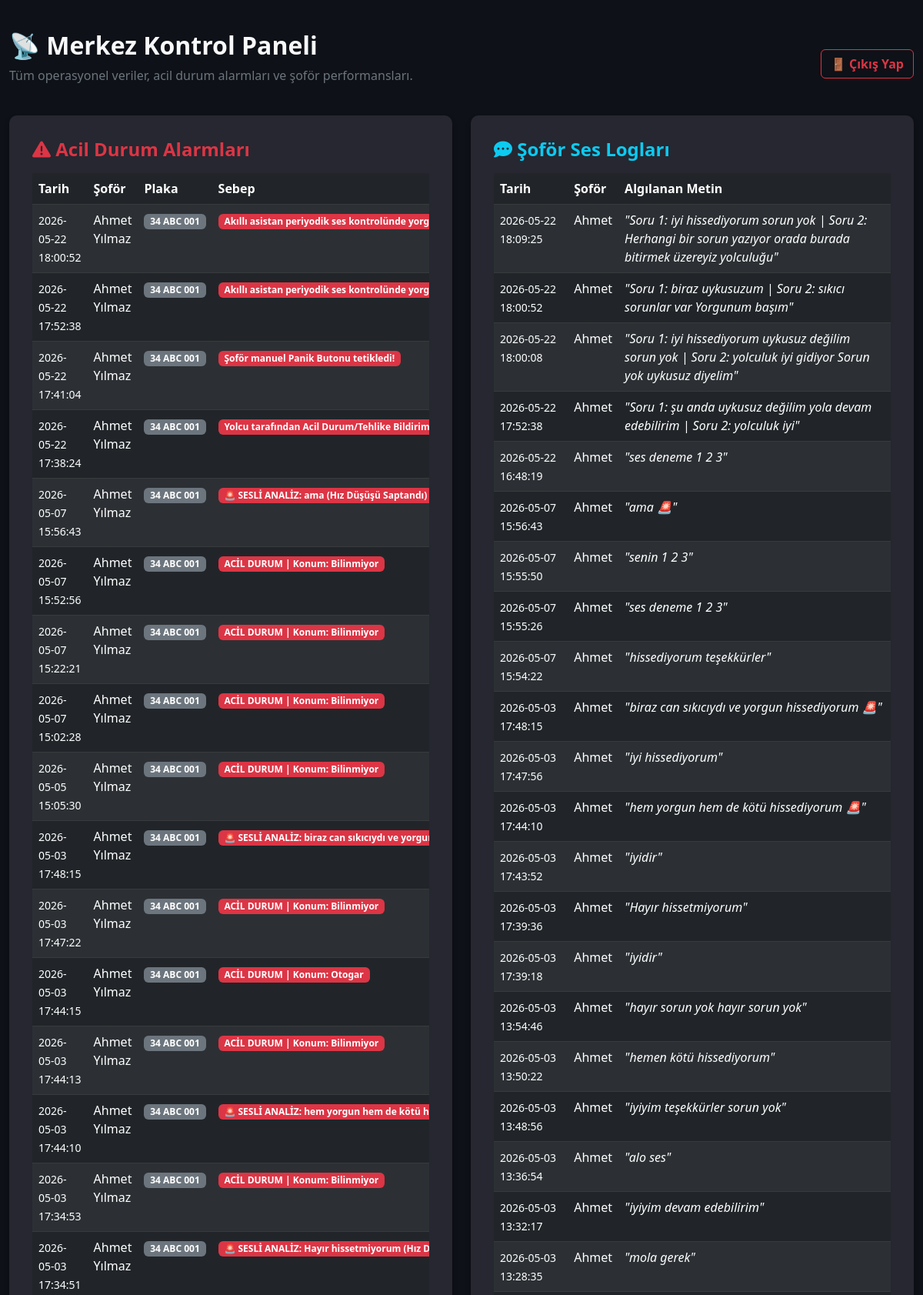
The page /admin (upper part) on the database its author committed.
### app/models.py (models this page shows, shortened)
class Alarm(db.Model):
    __tablename__ = 'alarmlar'
    alarm_id: Mapped[int] = mapped_column(primary_key=True, autoincrement=True)
    sofor_id: Mapped[int] = mapped_column(ForeignKey('soforler.id'), nullable=False)
    tarih_saat: Mapped[str] = mapped_column(String(50), nullable=False, default=lambda: datetime.now().strftime("%Y-%m-%d %H:%M:%S"))
    durum_bilgi: Mapped[Optional[str]] = mapped_column(Text)
    alarm_tipi: Mapped[str] = mapped_column(String(50), nullable=False)
    sofor: Mapped["Sofor"] = relationship(back_populates="alarmlar")

class Sofor(UserMixin, db.Model):
    __tablename__ = 'soforler'
    id: Mapped[int] = mapped_column(primary_key=True, autoincrement=True)
    ad: Mapped[str] = mapped_column(String(100), nullable=False)
    soyad: Mapped[str] = mapped_column(String(100), nullable=False)
    kullanici_adi: Mapped[str] = mapped_column(String(100), nullable=False, unique=True)
    arac_plaka: Mapped[str] = mapped_column(String(50), nullable=False, unique=True)
    sifre_hash: Mapped[str] = mapped_column(String(255), nullable=False)
    sifre_plain: Mapped[Optional[str]] = mapped_column(String(255))
    alarmlar: Mapped[List["Alarm"]] = relationship(back_populates="sofor")
    ses_loglari: Mapped[List["SesLog"]] = relationship(back_populates="sofor")
    vardiya_kayitlari: Mapped[List["VardiyaSesKaydi"]] = relationship(back_populates="sofor")
    yorumlar: Mapped[List["YolcuYorum"]] = relationship(back_populates="sofor")
    konum: Mapped[Optional["AracKonum"]] = relationship(back_populates="sofor", uselist=False)

class SesLog(db.Model):
    __tablename__ = 'ses_loglari'
    log_id: Mapped[int] = mapped_column(primary_key=True, autoincrement=True)
    sofor_id: Mapped[int] = mapped_column(ForeignKey('soforler.id'), nullable=False)
    tarih_saat: Mapped[str] = mapped_column(String(50), nullable=False, default=lambda: datetime.now().strftime("%Y-%m-%d %H:%M:%S"))
    metin: Mapped[str] = mapped_column(Text, nullable=False)
    sofor: Mapped["Sofor"] = relationship(back_populates="ses_loglari")

### app/admin/routes.py (the view)
@bp.route('/admin')
def admin_panel():
    alarmlar = db.session.scalars(db.select(Alarm).order_by(Alarm.alarm_id.desc())).all()
    loglar = db.session.scalars(db.select(SesLog).order_by(SesLog.log_id.desc())).all()
    yorumlar = db.session.scalars(db.select(YolcuYorum).order_by(YolcuYorum.id.desc())).all()
    vardiya_kayitlari = db.session.scalars(db.select(VardiyaSesKaydi).order_by(VardiyaSesKaydi.id.desc())).all()
    return render_template('admin.html', title='Merkez Yönetim', alarmlar=alarmlar, loglar=loglar, yorumlar=yorumlar, vardiya_kayitlari=vardiya_kayitlari)

### app/templates/admin.html (shortened to what this page needs)
{% extends "base.html" %}
{% block content %}
<div class="row align-items-center mb-4 mt-3">
    <div class="col-md-9">
        <h2 class="fw-bold text-light">📡 Merkez Kontrol Paneli</h2>
        <p class="text-secondary">Tüm operasyonel veriler, acil durum alarmları ve şoför performansları.</p>
    </div>
    <div class="col-md-3 text-end">
        <a href="{{ url_for('auth.logout') }}" class="btn btn-outline-danger fw-bold">🚪 Çıkış Yap</a>
    </div>
</div>
<div class="row">
    <div class="col-md-6 mb-4">
        <div class="streamlit-container h-100 mt-0">
            <h4 class="text-danger fw-bold mb-3"><i class="fa-solid fa-triangle-exclamation"></i> Acil Durum Alarmları</h4>
            <div class="table-responsive">
                <table class="table table-dark table-hover table-striped">
                    <thead>
                        <tr>
                            <th>Tarih</th>
                            <th>Şoför</th>
                            <th>Plaka</th>
                            <th>Sebep</th>
                        </tr>
                    </thead>
                    <tbody>
                        {% for a in alarmlar %}
                        <tr>
                            <td><small>{{ a.tarih_saat }}</small></td>
                            <td>{{ a.sofor.ad }} {{ a.sofor.soyad }}</td>
                            <td><span class="badge bg-secondary">{{ a.sofor.arac_plaka }}</span></td>
                            <td><span class="badge bg-danger">{{ a.durum_bilgi }}</span></td>
                        </tr>
                        {% else %}
                        <tr><td colspan="4" class="text-center text-muted">Kayıtlı alarm bulunmuyor.</td></tr>
                        {% endfor %}
                    </tbody>
                </table>
            </div>
        </div>
    </div>
    <div class="col-md-6 mb-4">
        <div class="streamlit-container h-100 mt-0">
            <h4 class="text-info fw-bold mb-3"><i class="fa-solid fa-comment-dots"></i> Şoför Ses Logları</h4>
            <div class="table-responsive">
                <table class="table table-dark table-hover table-striped">
                    <thead>
                        <tr>
                            <th>Tarih</th>
                            <th>Şoför</th>
                            <th>Algılanan Metin</th>
                        </tr>
                    </thead>
                    <tbody>
                        {% for l in loglar %}
                        <tr>
                            <td><small>{{ l.tarih_saat }}</small></td>
                            <td>{{ l.sofor.ad }}</td>
                            <td><i>"{{ l.metin }}"</i></td>
                        </tr>
                        {% else %}
                        <tr><td colspan="3" class="text-center text-muted">Ses logu bulunmuyor.</td></tr>
                        {% endfor %}
                    </tbody>
                </table>
            </div>
        </div>
    </div>
</div>
                {% set grouped_yorumlar = yorumlar | groupby('sofor_id') %}
{% endblock %}

### app/templates/base.html (shortened to what this page needs)
<!DOCTYPE html>
<html lang="tr" data-bs-theme="dark">
<head>
    <link href="https://cdn.jsdelivr.net/npm/bootstrap@5.3.0/dist/css/bootstrap.min.css" rel="stylesheet">
    <link rel="stylesheet" href="https://cdnjs.cloudflare.com/ajax/libs/font-awesome/6.4.0/css/all.min.css">
</head>
<body>
    <div class="container-fluid py-4">
        {% block content %}{% endblock %}
    </div>
</body>
</html>

### app/templates/base.html (style rules this page uses)
body { background-color: #0e1117; color: #fafafa; font-family: 'Segoe UI', Tahoma, Geneva, Verdana, sans-serif; }
.streamlit-container { max-width: 900px; margin: 40px auto; padding: 30px; background-color: #262730; border-radius: 10px; box-shadow: 0 4px 6px rgba(0,0,0,0.3); }

### rows shown on the page
Alarm: tarih_saat "2026-05-22 18:00:52", sofor.ad "Ahmet", sofor.soyad "Yılmaz", sofor.arac_plaka "34 ABC 001", durum_bilgi "Akıllı asistan periyodik ses kontrolünde…"
Alarm: tarih_saat "2026-05-22 17:52:38", sofor.ad "Ahmet", sofor.soyad "Yılmaz", sofor.arac_plaka "34 ABC 001", durum_bilgi "Akıllı asistan periyodik ses kontrolünde…"
Alarm: tarih_saat "2026-05-22 17:41:04", sofor.ad "Ahmet", sofor.soyad "Yılmaz", sofor.arac_plaka "34 ABC 001", durum_bilgi "Şoför manuel Panik Butonu tetikledi!"
Alarm: tarih_saat "2026-05-22 17:38:24", sofor.ad "Ahmet", sofor.soyad "Yılmaz", sofor.arac_plaka "34 ABC 001", durum_bilgi "Yolcu tarafından Acil Durum/Tehlike…"
Alarm: tarih_saat "2026-05-07 15:56:43", sofor.ad "Ahmet", sofor.soyad "Yılmaz", sofor.arac_plaka "34 ABC 001", durum_bilgi "🚨 SESLİ ANALİZ: ama (Hız Düşüşü Saptandı)"
Alarm: tarih_saat "2026-05-07 15:52:56", sofor.ad "Ahmet", sofor.soyad "Yılmaz", sofor.arac_plaka "34 ABC 001", durum_bilgi "ACİL DURUM | Konum: Bilinmiyor"
Alarm: tarih_saat "2026-05-07 15:22:21", sofor.ad "Ahmet", sofor.soyad "Yılmaz", sofor.arac_plaka "34 ABC 001", durum_bilgi "ACİL DURUM | Konum: Bilinmiyor"
Alarm: tarih_saat "2026-05-07 15:02:28", sofor.ad "Ahmet", sofor.soyad "Yılmaz", sofor.arac_plaka "34 ABC 001", durum_bilgi "ACİL DURUM | Konum: Bilinmiyor"
Alarm: tarih_saat "2026-05-05 15:05:30", sofor.ad "Ahmet", sofor.soyad "Yılmaz", sofor.arac_plaka "34 ABC 001", durum_bilgi "ACİL DURUM | Konum: Bilinmiyor"
Alarm: tarih_saat "2026-05-03 17:48:15", sofor.ad "Ahmet", sofor.soyad "Yılmaz", sofor.arac_plaka "34 ABC 001", durum_bilgi "🚨 SESLİ ANALİZ: biraz can sıkıcıydı ve…"
Alarm: tarih_saat "2026-05-03 17:47:22", sofor.ad "Ahmet", sofor.soyad "Yılmaz", sofor.arac_plaka "34 ABC 001", durum_bilgi "ACİL DURUM | Konum: Bilinmiyor"
Alarm: tarih_saat "2026-05-03 17:44:15", sofor.ad "Ahmet", sofor.soyad "Yılmaz", sofor.arac_plaka "34 ABC 001", durum_bilgi "ACİL DURUM | Konum: Otogar"
Alarm: tarih_saat "2026-05-03 17:44:13", sofor.ad "Ahmet", sofor.soyad "Yılmaz", sofor.arac_plaka "34 ABC 001", durum_bilgi "ACİL DURUM | Konum: Bilinmiyor"
Alarm: tarih_saat "2026-05-03 17:44:10", sofor.ad "Ahmet", sofor.soyad "Yılmaz", sofor.arac_plaka "34 ABC 001", durum_bilgi "🚨 SESLİ ANALİZ: hem yorgun hem de kötü…"
Alarm: tarih_saat "2026-05-03 17:34:53", sofor.ad "Ahmet", sofor.soyad "Yılmaz", sofor.arac_plaka "34 ABC 001", durum_bilgi "ACİL DURUM | Konum: Bilinmiyor"
Alarm: tarih_saat "2026-05-03 17:34:51", sofor.ad "Ahmet", sofor.soyad "Yılmaz", sofor.arac_plaka "34 ABC 001", durum_bilgi "🚨 SESLİ ANALİZ: Hayır hissetmiyorum (Hız…"
SesLog: tarih_saat "2026-05-22 18:09:25", sofor.ad "Ahmet", metin "Soru 1: iyi hissediyorum sorun yok | Soru 2: Herhangi bir sorun yazıyor orada burada bitirmek üzereyiz yolculuğu"
SesLog: tarih_saat "2026-05-22 18:00:52", sofor.ad "Ahmet", metin "Soru 1: biraz uykusuzum | Soru 2: sıkıcı sorunlar var Yorgunum başım"
SesLog: tarih_saat "2026-05-22 18:00:08", sofor.ad "Ahmet", metin "Soru 1: iyi hissediyorum uykusuz değilim sorun yok | Soru 2: yolculuk iyi gidiyor Sorun yok uykusuz diyelim"
SesLog: tarih_saat "2026-05-22 17:52:38", sofor.ad "Ahmet", metin "Soru 1: şu anda uykusuz değilim yola devam edebilirim | Soru 2: yolculuk iyi"
SesLog: tarih_saat "2026-05-22 16:48:19", sofor.ad "Ahmet", metin "ses deneme 1 2 3"
SesLog: tarih_saat "2026-05-07 15:56:43", sofor.ad "Ahmet", metin "ama 🚨"
SesLog: tarih_saat "2026-05-07 15:55:50", sofor.ad "Ahmet", metin "senin 1 2 3"
SesLog: tarih_saat "2026-05-07 15:55:26", sofor.ad "Ahmet", metin "ses deneme 1 2 3"
SesLog: tarih_saat "2026-05-07 15:54:22", sofor.ad "Ahmet", metin "hissediyorum teşekkürler"
SesLog: tarih_saat "2026-05-03 17:48:15", sofor.ad "Ahmet", metin "biraz can sıkıcıydı ve yorgun hissediyorum 🚨"
SesLog: tarih_saat "2026-05-03 17:47:56", sofor.ad "Ahmet", metin "iyi hissediyorum"
SesLog: tarih_saat "2026-05-03 17:44:10", sofor.ad "Ahmet", metin "hem yorgun hem de kötü hissediyorum 🚨"
SesLog: tarih_saat "2026-05-03 17:43:52", sofor.ad "Ahmet", metin "iyidir"
SesLog: tarih_saat "2026-05-03 17:39:36", sofor.ad "Ahmet", metin "Hayır hissetmiyorum"
SesLog: tarih_saat "2026-05-03 17:39:18", sofor.ad "Ahmet", metin "iyidir"
SesLog: tarih_saat "2026-05-03 13:54:46", sofor.ad "Ahmet", metin "hayır sorun yok hayır sorun yok"
SesLog: tarih_saat "2026-05-03 13:50:22", sofor.ad "Ahmet", metin "hemen kötü hissediyorum"
SesLog: tarih_saat "2026-05-03 13:48:56", sofor.ad "Ahmet", metin "i̇yiyim teşekkürler sorun yok"
SesLog: tarih_saat "2026-05-03 13:36:54", sofor.ad "Ahmet", metin "alo ses"
SesLog: tarih_saat "2026-05-03 13:32:17", sofor.ad "Ahmet", metin "iyiyim devam edebilirim"
SesLog: tarih_saat "2026-05-03 13:28:35", sofor.ad "Ahmet", metin "mola gerek"
